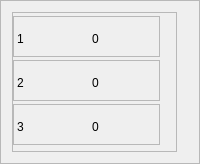
                     <widget class="QFrame" name="dash_frame_r_top">
                      <property name="maximumSize">
                       <size>
                        <width>16777215</width>
                        <height>145</height>
                       </size>
                      </property>
                      <property name="frameShape">
                       <enum>QFrame::StyledPanel</enum>
                      </property>
                      <property name="frameShadow">
                       <enum>QFrame::Raised</enum>
                      </property>
                      <layout class="QVBoxLayout" name="verticalLayout_18">
                       <item>
                        <widget class="QFrame" name="frame">
                         <property name="minimumSize">
                          <size>
                           <width>165</width>
                           <height>140</height>
                          </size>
                         </property>
                         <property name="maximumSize">
                          <size>
                           <width>165</width>
                           <height>140</height>
                          </size>
                         </property>
                         <property name="frameShape">
                          <enum>QFrame::StyledPanel</enum>
                         </property>
                         <property name="frameShadow">
                          <enum>QFrame::Raised</enum>
                         </property>
                         <layout class="QVBoxLayout" name="verticalLayout_9">
                          <property name="spacing">
                           <number>0</number>
                          </property>
                          <property name="leftMargin">
                           <number>0</number>
                          </property>
                          <property name="topMargin">
                           <number>0</number>
                          </property>
                          <property name="rightMargin">
                           <number>0</number>
                          </property>
                          <property name="bottomMargin">
                           <number>0</number>
                          </property>
                          <item>
                           <widget class="QFrame" name="frame_4">
                            <property name="maximumSize">
                             <size>
                              <width>147</width>
                              <height>41</height>
                             </size>
                            </property>
                            <property name="frameShape">
                             <enum>QFrame::StyledPanel</enum>
                            </property>
                            <property name="frameShadow">
                             <enum>QFrame::Raised</enum>
                            </property>
                            <layout class="QHBoxLayout" name="horizontalLayout_9">
                             <property name="spacing">
                              <number>0</number>
                             </property>
                             <property name="leftMargin">
                              <number>3</number>
                             </property>
                             <item>
                              <widget class="QLabel" name="pri_1">
                               <property name="minimumSize">
                                <size>
                                 <width>25</width>
                                 <height>25</height>
                                </size>
                               </property>
                               <property name="maximumSize">
                                <size>
                                 <width>25</width>
                                 <height>25</height>
                                </size>
                               </property>
                               <property name="baseSize">
                                <size>
                                 <width>13</width>
                                 <height>0</height>
                                </size>
                               </property>
                               <property name="text">
                                <string>1</string>
                               </property>
                              </widget>
                             </item>
                             <item alignment="Qt::AlignHCenter|Qt::AlignVCenter">
                              <widget class="QLabel" name="pri_1_count">
                               <property name="minimumSize">
                                <size>
                                 <width>0</width>
                                 <height>25</height>
                                </size>
                               </property>
                               <property name="maximumSize">
                                <size>
                                 <width>16777215</width>
                                 <height>25</height>
                                </size>
                               </property>
                               <property name="sizeIncrement">
                                <size>
                                 <width>25</width>
                                 <height>0</height>
                                </size>
                               </property>
                               <property name="baseSize">
                                <size>
                                 <width>25</width>
                                 <height>0</height>
                                </size>
                               </property>
                               <property name="text">
                                <string>0</string>
                               </property>
                              </widget>
                             </item>
                            </layout>
                           </widget>
                          </item>
                          <item>
                           <widget class="QFrame" name="frame_6">
                            <property name="maximumSize">
                             <size>
                              <width>147</width>
                              <height>41</height>
                             </size>
                            </property>
                            <property name="frameShape">
                             <enum>QFrame::StyledPanel</enum>
                            </property>
                            <property name="frameShadow">
                             <enum>QFrame::Raised</enum>
                            </property>
                            <layout class="QHBoxLayout" name="horizontalLayout_11">
                             <property name="spacing">
                              <number>0</number>
                             </property>
                             <property name="leftMargin">
                              <number>3</number>
                             </property>
                             <item>
                              <widget class="QLabel" name="pri_2">
                               <property name="minimumSize">
                                <size>
                                 <width>25</width>
                                 <height>25</height>
                                </size>
                               </property>
                               <property name="maximumSize">
                                <size>
                                 <width>25</width>
                                 <height>25</height>
                                </size>
                               </property>
                               <property name="text">
                                <string>2</string>
                               </property>
                              </widget>
                             </item>
                             <item alignment="Qt::AlignHCenter|Qt::AlignVCenter">
                              <widget class="QLabel" name="pri_2_count">
                               <property name="minimumSize">
                                <size>
                                 <width>0</width>
                                 <height>25</height>
                                </size>
                               </property>
                               <property name="maximumSize">
                                <size>
                                 <width>16777215</width>
                                 <height>25</height>
                                </size>
                               </property>
                               <property name="text">
                                <string>0</string>
                               </property>
                              </widget>
                             </item>
                            </layout>
                           </widget>
                          </item>
                          <item>
                           <widget class="QFrame" name="frame_5">
                            <property name="maximumSize">
                             <size>
                              <width>147</width>
                              <height>41</height>
                             </size>
                            </property>
                            <property name="frameShape">
                             <enum>QFrame::StyledPanel</enum>
                            </property>
                            <property name="frameShadow">
                             <enum>QFrame::Raised</enum>
                            </property>
                            <layout class="QHBoxLayout" name="horizontalLayout_10">
                             <property name="spacing">
                              <number>0</number>
                             </property>
                             <property name="leftMargin">
                              <number>3</number>
                             </property>
                             <item>
                              <widget class="QLabel" name="pri_3">
                               <property name="minimumSize">
                                <size>
                                 <width>25</width>
                                 <height>25</height>
                                </size>
                               </property>
                               <property name="maximumSize">
                                <size>
                                 <width>25</width>
                                 <height>25</height>
                                </size>
                               </property>
                               <property name="text">
                                <string>3</string>
                               </property>
                              </widget>
                             </item>
                             <item alignment="Qt::AlignHCenter|Qt::AlignVCenter">
                              <widget class="QLabel" name="pri_3_count">
                               <property name="minimumSize">
                                <size>
                                 <width>0</width>
                                 <height>25</height>
                                </size>
                               </property>
                               <property name="maximumSize">
                                <size>
                                 <width>16777215</width>
                                 <height>25</height>
                                </size>
                               </property>
                               <property name="text">
                                <string>0</string>
                               </property>
                              </widget>
                             </item>
                            </layout>
                           </widget>
                          </item>
                         </layout>
                        </widget>
                       </item>
                      </layout>
                     </widget>
